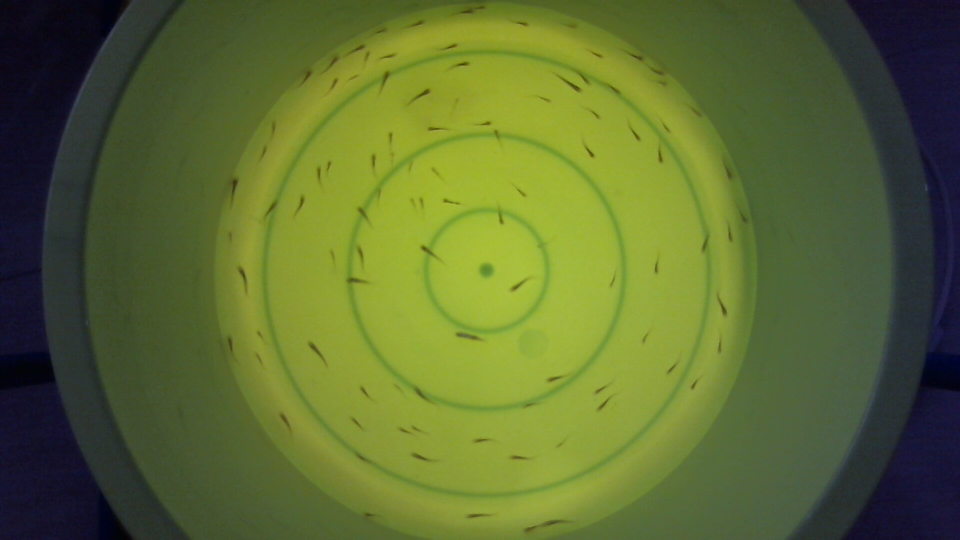
#> input picture IMAGES/100/my_photo-1.jpg, 1920 x 1080 px (shown at 1/2 size); its folder holds 4 pictures in this run
$ jupyter execute --allow-errors FC_GSC_BestFit.ipynb
#> lines starting #> are read from the running program, lines starting #| are printed output that depends on the picture; after the words box and inside, x2 and y2 are one past the last pixel; in counts of white or black regions, pixels touching at a corner belong together; pictures that were not available may be replaced by others from this repository, and a replacement may not be noted
# Fry Counter Grid Search Contours (FC_GSC_BestFit)

[cell 1]
import cv2 as cv
import numpy as np
import os
import pandas as pd

[cell 2]
# Function for opening image
def get_img(img_path, grayscale=True):
#> called with img_path = '../IMAGES/100/my_photo-1.jpg', grayscale = True
    img = cv.imread(img_path)
#> img is the input picture: shape (1080, 1920, 3); mean B, G, R 49.3, 107.5, 93.1
    if grayscale:
        return cv.cvtColor(img, cv.COLOR_BGR2GRAY)
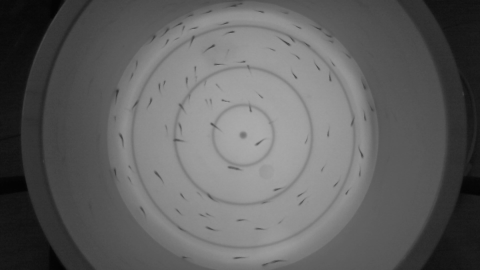
#> returned value: shape (1080, 1920) (shown at 1/4 size); min 0, max 179, mean 96.5
    return img

[cell 3]
# Function for cropping image
def crop_img(img):
    img_centerX = img.shape[1] // 2
    img_centerY = img.shape[0] // 2

    # Initialize mask to use
    mask = np.zeros(img.shape, dtype=np.uint8)

    # Crop the image
    region_to_cut = cv.ellipse(mask, (img_centerX, img_centerY), (547, 547), 0, 0, 360, 255, -1)
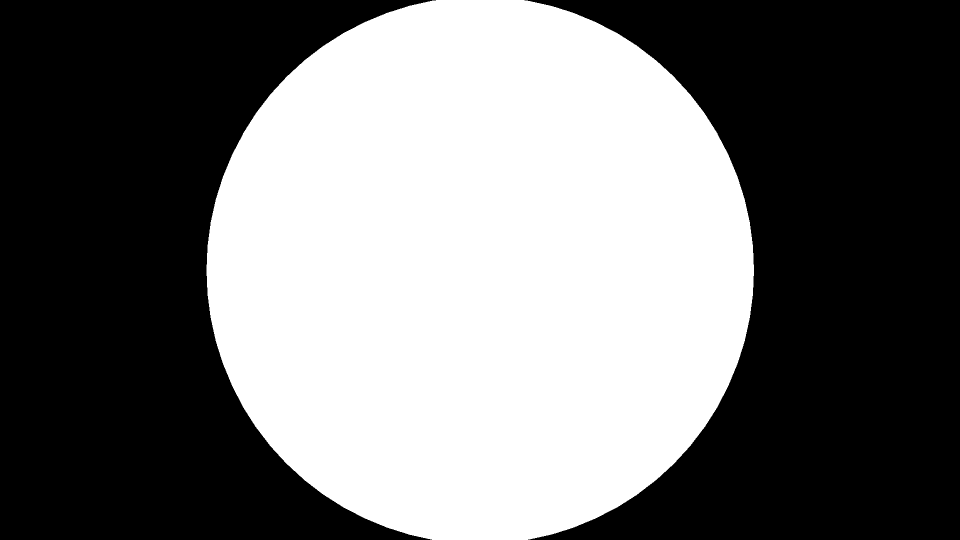
#> mask: shape (1080, 1920) (shown at 1/2 size); 45.3% white; 1 white region, box (x1, y1, x2, y2) and area: (413, 0, 1508, 1080) 938950
    cropped_img = cv.bitwise_or(img, img, mask=region_to_cut)
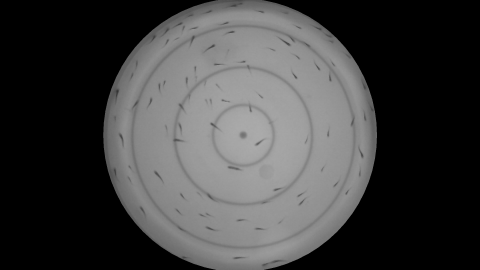
#> cropped_img: shape (1080, 1920) (shown at 1/4 size); min 0, max 179, mean 63.1
    return cropped_img[:, img_centerX-600:img_centerX+600]
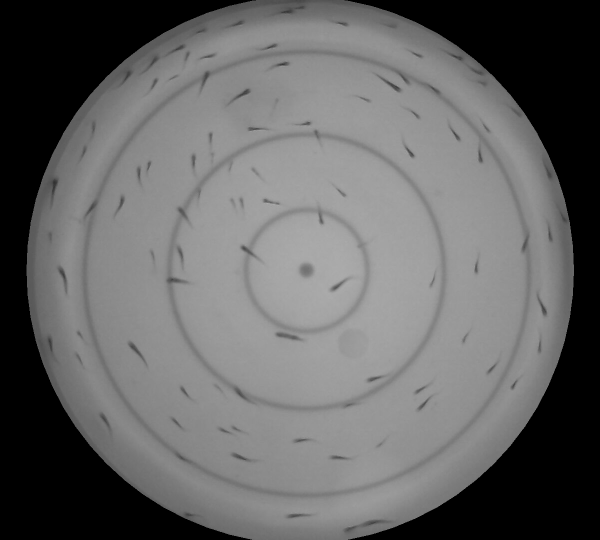
#> returned value: shape (1080, 1200) (shown at 1/2 size); min 0, max 179, mean 100.9

[cell 4]
# Gaussian Blur Function
def gaussian_blur(img, kernel_a, kernel_b):
#> called with kernel_a = 9, kernel_b = 9
    return cv.GaussianBlur(img, (kernel_a, kernel_b), 0)

[cell 5]
# Remove the background from the fry image
def img_diff(img, bg_img):
    return cv.absdiff(img, bg_img)

[cell 6]
# Image Segmentation Using Thresholding Function
def threshold_img(diff_img, type='OTSU', block=0, c=0):
#> called with type = 'OTSU', block = 0, c = 0
    if type == 'OTSU':
        _, thresh_img = cv.threshold(diff_img, 0, 255, cv.THRESH_BINARY + cv.THRESH_OTSU)
        return thresh_img
    else:
        return cv.adaptiveThreshold(diff_img, 255, cv.ADAPTIVE_THRESH_GAUSSIAN_C, cv.THRESH_OTSU, block, c)

[cell 7]
# Histogram Counter
# [5 lines left out: function histogram_counter, not called in this run]

[cell 8]
# Countour Detection
def contour_detection(thres_img):
    contours, _ = cv.findContours(thres_img, cv.RETR_TREE, cv.CHAIN_APPROX_SIMPLE)
#> contours = 892 contours, 817 with area under 20; largest, box (x1, y1, x2, y2) and area: (1067, 263, 1151, 824) 3087, (50, 279, 131, 823) 2854, (694, 984, 919, 1080) 1726, (274, 982, 507, 1080) 1458, (282, 0, 510, 97) 1441
#> `contours_val = np.append(contours_val, len(contours))`: contours_val = [892]
#> `diff_to_100 = np.abs(np.mean(contours_val) - 100)`: diff_to_100 = 270.2
#> `accuracy = ((100 - diff_to_100) / 100 ) * 100`: accuracy = -170.2
#> `df_100 = pd.concat([df_100, pd.DataFrame([[100, 100, f'bg_img{bg_num}'..`: df_100 = table of 1 rows and 4 columns
    return contours

## Finding the best fit for the Fry Counter Grid Search Contours

[cell 9]
# Initialize Best Kernels Based on Grid Searches
kernel_img_100, kernel_bg_100 = (9, 9), (5, 13)
kernel_img_200, kernel_bg_200 = (13, 5), (7, 3)
kernel_img_300, kernel_bg_300 = (5, 5), (5, 11)
kernel_img_400, kernel_bg_400 = (11, 11), (9, 3)

[cell 10]
# Path to the images (100)
path = '../IMAGES/100/'
list_images_100 = [f for f in os.listdir(path) if f.startswith('my_photo')]
list_paths_100 = [path + f for f in list_images_100]

# Path to the images (200)
path = '../IMAGES/200/'
list_images_200 = [f for f in os.listdir(path) if f.startswith('my_photo')]
list_paths_200 = [path + f for f in list_images_200]


# Path to the images (300)
path = '../IMAGES/300/'
list_images_300 = [f for f in os.listdir(path) if f.startswith('my_photo')]
list_paths_300 = [path + f for f in list_images_300]


# Path to the images (400)
path = '../IMAGES/400/'
list_images_400 = [f for f in os.listdir(path) if f.startswith('my_photo')]
list_paths_400 = [path + f for f in list_images_400]

[cell 11]
# Testing for kernel 100
df_100 = pd.DataFrame(columns=['Kernel Used', 'Actual Count', 'BG Used', 'Accuracy'])

#> (the rest of this cell did not finish here and is left out)

[cell 12]
# Testing for kernel 200
df_200 = pd.DataFrame(columns=['Kernel Used', 'Actual Count', 'BG Used', 'Accuracy'])
#> df_200 = table of 0 rows and 4 columns

#> (the rest of this cell did not finish here and is left out)

        bg_img = gaussian_blur(bg_img, kernel_bg_200[0], kernel_bg_200[1])
        # Image Difference
        diff_img = img_diff(img, bg_img)
#> in img_diff (call 13), `return cv.absdiff(img, bg_img)`:
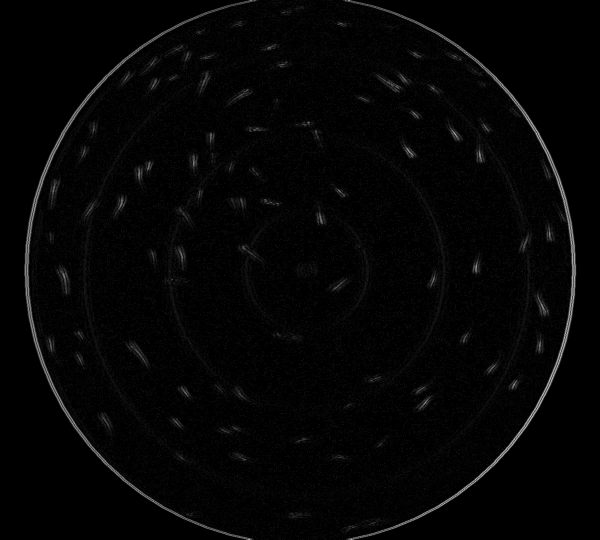
#> returned value: shape (1080, 1200) (shown at 1/2 size); min 0, max 18, mean 0.328; drawn with min black and max white
        # OTSU Thresholding
        thres_img = threshold_img(diff_img)
#> in threshold_img (call 13), `_, thresh_img = cv.threshold(diff_img, 0, 255, cv.THRESH_BINARY + cv.T..`:
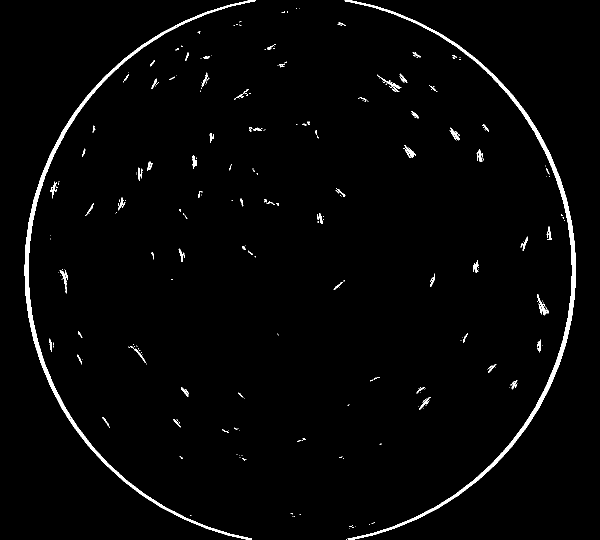
#> thresh_img: shape (1080, 1200) (shown at 1/2 size); 1.9% white; 313 white regions (231 under 20 px)
        # Contour Detection
        contours = contour_detection(thres_img)
#> in contour_detection (call 13), `contours, _ = cv.findContours(thres_img, cv.RETR_TREE, cv.CHAIN_APPROX..`: contours = 1018 contours, 964 with area under 20; largest, box (x1, y1, x2, y2) and area: (689, 0, 1152, 1080) 8649, (49, 0, 512, 1080) 8135, (809, 290, 832, 316) 158, (900, 255, 919, 281) 140, (754, 149, 803, 184) 135
#> `contours_val = np.append(contours_val, len(contours))`: contours_val = [1018]
#> `diff_to_100 = np.abs(np.mean(contours_val) - 100)`: diff_to_100 = 310
#> `accuracy = ((100 - diff_to_100) / 100 ) * 100`: accuracy = -210
#> `df_200 = pd.concat([df_200, pd.DataFrame([[200, 100, f'bg_img{bg_num}'..`: df_200 = table of 1 rows and 4 columns
        contours_val = np.append(contours_val, len(contours))
    # Accuracy measures how close is the mean contours to 100
    diff_to_100 = np.abs(np.mean(contours_val) - 100)
    accuracy = ((100 - diff_to_100) / 100 ) * 100
    # pd concat to add the accuracy to the dataframe
    df_200 = pd.concat([df_200, pd.DataFrame([[200, 100, f'bg_img{bg_num}', accuracy]], columns=['Kernel Used', 'Actual Count', 'BG Used', 'Accuracy'])])

for bg_num in [100, 200, 300, 400]:
    contours_val = np.array([])
    for img_path in list_paths_200:
        img = get_img(img_path)
        bg_img = get_img(f'../IMAGES/{bg_num}/background.jpg')
        # Crop the image
        img = crop_img(img)
        bg_img = crop_img(bg_img)
        # Gaussian Blur
        img = gaussian_blur(img, kernel_img_200[0], kernel_img_200[1])
        bg_img = gaussian_blur(bg_img, kernel_bg_200[0], kernel_bg_200[1])
        # Image Difference
        diff_img = img_diff(img, bg_img)
        # OTSU Thresholding
        thres_img = threshold_img(diff_img)
        # Contour Detection
        contours = contour_detection(thres_img)
        contours_val = np.append(contours_val, len(contours))
    # Accuracy measures how close is the mean contours to 100
    diff_to_200 = np.abs(np.mean(contours_val) - 200)
    accuracy = ((200 - diff_to_200) / 200 ) * 100
    # pd concat to add the accuracy to the dataframe
    df_200 = pd.concat([df_200, pd.DataFrame([[200, 200, f'bg_img{bg_num}', accuracy]], columns=['Kernel Used', 'Actual Count', 'BG Used', 'Accuracy'])])


for bg_num in [100, 200, 300, 400]:
    contours_val = np.array([])
    for img_path in list_paths_300:
        img = get_img(img_path)
        bg_img = get_img(f'../IMAGES/{bg_num}/background.jpg')
        # Crop the image
        img = crop_img(img)
        bg_img = crop_img(bg_img)
        # Gaussian Blur
        img = gaussian_blur(img, kernel_img_200[0], kernel_img_200[1])
        bg_img = gaussian_blur(bg_img, kernel_bg_200[0], kernel_bg_200[1])
        # Image Difference
        diff_img = img_diff(img, bg_img)
        # OTSU Thresholding
        thres_img = threshold_img(diff_img)
        # Contour Detection
        contours = contour_detection(thres_img)
        contours_val = np.append(contours_val, len(contours))
    # Accuracy measures how close is the mean contours to 100
    diff_to_300 = np.abs(np.mean(contours_val) - 300)
    accuracy = ((300 - diff_to_300) / 300 ) * 100
    # pd concat to add the accuracy to the dataframe
    df_200 = pd.concat([df_200, pd.DataFrame([[200, 300, f'bg_img{bg_num}', accuracy]], columns=['Kernel Used', 'Actual Count', 'BG Used', 'Accuracy'])])


for bg_num in [100, 200, 300, 400]:
    contours_val = np.array([])
    for img_path in list_paths_400:
        img = get_img(img_path)
        bg_img = get_img(f'../IMAGES/{bg_num}/background.jpg')
        # Crop the image
        img = crop_img(img)
        bg_img = crop_img(bg_img)
        # Gaussian Blur
        img = gaussian_blur(img, kernel_img_200[0], kernel_img_200[1])
        bg_img = gaussian_blur(bg_img, kernel_bg_200[0], kernel_bg_200[1])
        # Image Difference
        diff_img = img_diff(img, bg_img)
        # OTSU Thresholding
        thres_img = threshold_img(diff_img)
        # Contour Detection
        contours = contour_detection(thres_img)
        contours_val = np.append(contours_val, len(contours))
    # Accuracy measures how close is the mean contours to 100
    diff_to_400 = np.abs(np.mean(contours_val) - 400)
    accuracy = ((400 - diff_to_400) / 400 ) * 100
    # pd concat to add the accuracy to the dataframe
    df_200 = pd.concat([df_200, pd.DataFrame([[200, 400, f'bg_img{bg_num}', accuracy]], columns=['Kernel Used', 'Actual Count', 'BG Used', 'Accuracy'])])


df_200

[cell 13]
# Testing for kernel 300
df_300 = pd.DataFrame(columns=['Kernel Used', 'Actual Count', 'BG Used', 'Accuracy'])
#> df_300 = table of 0 rows and 4 columns

#> (the rest of this cell did not finish here and is left out)

        # OTSU Thresholding
        thres_img = threshold_img(diff_img)
#> in threshold_img (call 25), `_, thresh_img = cv.threshold(diff_img, 0, 255, cv.THRESH_BINARY + cv.T..`:
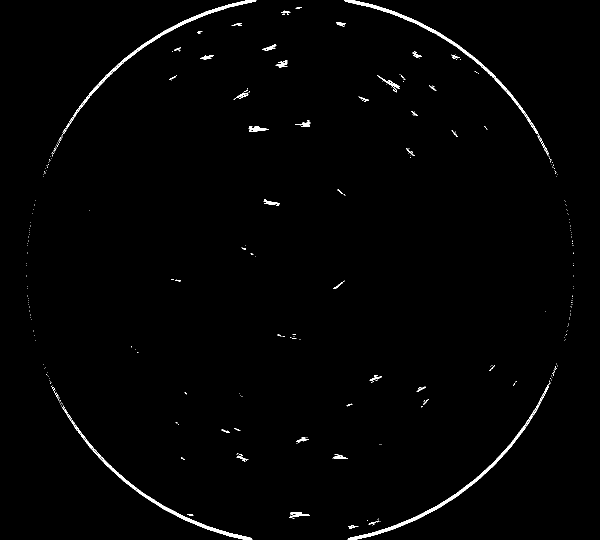
#> thresh_img: shape (1080, 1200) (shown at 1/2 size); 1% white in thin lines or dots
        # Contour Detection
        contours = contour_detection(thres_img)
#> in contour_detection (call 25), `contours, _ = cv.findContours(thres_img, cv.RETR_TREE, cv.CHAIN_APPROX..`: contours = 1040 contours, 999 with area under 20; largest, box (x1, y1, x2, y2) and area: (695, 768, 1098, 1080) 2504, (688, 0, 1076, 268) 2234, (124, 814, 505, 1080) 2146, (132, 0, 513, 258) 2123, (754, 150, 800, 181) 138
#> `contours_val = np.append(contours_val, len(contours))`: contours_val = [1040]
#> `diff_to_100 = np.abs(np.mean(contours_val) - 100)`: diff_to_100 = 389.2
#> `accuracy = ((100 - diff_to_100) / 100 ) * 100`: accuracy = -289.2
#> `df_300 = pd.concat([df_300, pd.DataFrame([[300, 100, f'bg_img{bg_num}'..`: df_300 = table of 1 rows and 4 columns
        contours_val = np.append(contours_val, len(contours))
    # Accuracy measures how close is the mean contours to 100
    diff_to_100 = np.abs(np.mean(contours_val) - 100)
    accuracy = ((100 - diff_to_100) / 100 ) * 100
    # pd concat to add the accuracy to the dataframe
    df_300 = pd.concat([df_300, pd.DataFrame([[300, 100, f'bg_img{bg_num}', accuracy]], columns=['Kernel Used', 'Actual Count', 'BG Used', 'Accuracy'])])

for bg_num in [100, 200, 300, 400]:
    contours_val = np.array([])
    for img_path in list_paths_200:
        img = get_img(img_path)
        bg_img = get_img(f'../IMAGES/{bg_num}/background.jpg')
        # Crop the image
        img = crop_img(img)
        bg_img = crop_img(bg_img)
        # Gaussian Blur
        img = gaussian_blur(img, kernel_img_300[0], kernel_img_300[1])
        bg_img = gaussian_blur(bg_img, kernel_bg_300[0], kernel_bg_300[1])
        # Image Difference
        diff_img = img_diff(img, bg_img)
        # OTSU Thresholding
        thres_img = threshold_img(diff_img)
        # Contour Detection
        contours = contour_detection(thres_img)
        contours_val = np.append(contours_val, len(contours))
    # Accuracy measures how close is the mean contours to 100
    diff_to_200 = np.abs(np.mean(contours_val) - 200)
    accuracy = ((200 - diff_to_200) / 200 ) * 100
    # pd concat to add the accuracy to the dataframe
    df_300 = pd.concat([df_300, pd.DataFrame([[300, 200, f'bg_img{bg_num}', accuracy]], columns=['Kernel Used', 'Actual Count', 'BG Used', 'Accuracy'])])


for bg_num in [100, 200, 300, 400]:
    contours_val = np.array([])
    for img_path in list_paths_300:
        img = get_img(img_path)
        bg_img = get_img(f'../IMAGES/{bg_num}/background.jpg')
        # Crop the image
        img = crop_img(img)
        bg_img = crop_img(bg_img)
        # Gaussian Blur
        img = gaussian_blur(img, kernel_img_300[0], kernel_img_300[1])
        bg_img = gaussian_blur(bg_img, kernel_bg_300[0], kernel_bg_300[1])
        # Image Difference
        diff_img = img_diff(img, bg_img)
        # OTSU Thresholding
        thres_img = threshold_img(diff_img)
        # Contour Detection
        contours = contour_detection(thres_img)
        contours_val = np.append(contours_val, len(contours))
    # Accuracy measures how close is the mean contours to 100
    diff_to_300 = np.abs(np.mean(contours_val) - 300)
    accuracy = ((300 - diff_to_300) / 300 ) * 100
    # pd concat to add the accuracy to the dataframe
    df_300 = pd.concat([df_300, pd.DataFrame([[300, 300, f'bg_img{bg_num}', accuracy]], columns=['Kernel Used', 'Actual Count', 'BG Used', 'Accuracy'])])


for bg_num in [100, 200, 300, 400]:
    contours_val = np.array([])
    for img_path in list_paths_400:
        img = get_img(img_path)
        bg_img = get_img(f'../IMAGES/{bg_num}/background.jpg')
        # Crop the image
        img = crop_img(img)
        bg_img = crop_img(bg_img)
        # Gaussian Blur
        img = gaussian_blur(img, kernel_img_300[0], kernel_img_300[1])
        bg_img = gaussian_blur(bg_img, kernel_bg_300[0], kernel_bg_300[1])
        # Image Difference
        diff_img = img_diff(img, bg_img)
        # OTSU Thresholding
        thres_img = threshold_img(diff_img)
        # Contour Detection
        contours = contour_detection(thres_img)
        contours_val = np.append(contours_val, len(contours))
    # Accuracy measures how close is the mean contours to 100
    diff_to_400 = np.abs(np.mean(contours_val) - 400)
    accuracy = ((400 - diff_to_400) / 400 ) * 100
    # pd concat to add the accuracy to the dataframe
    df_300 = pd.concat([df_300, pd.DataFrame([[300, 400, f'bg_img{bg_num}', accuracy]], columns=['Kernel Used', 'Actual Count', 'BG Used', 'Accuracy'])])


df_300

[cell 14]
# Testing for kernel 400
df_400 = pd.DataFrame(columns=['Kernel Used', 'Actual Count', 'BG Used', 'Accuracy'])
#> df_400 = table of 0 rows and 4 columns

#> (the rest of this cell did not finish here and is left out)

        # OTSU Thresholding
        thres_img = threshold_img(diff_img)
#> in threshold_img (call 37), `_, thresh_img = cv.threshold(diff_img, 0, 255, cv.THRESH_BINARY + cv.T..`:
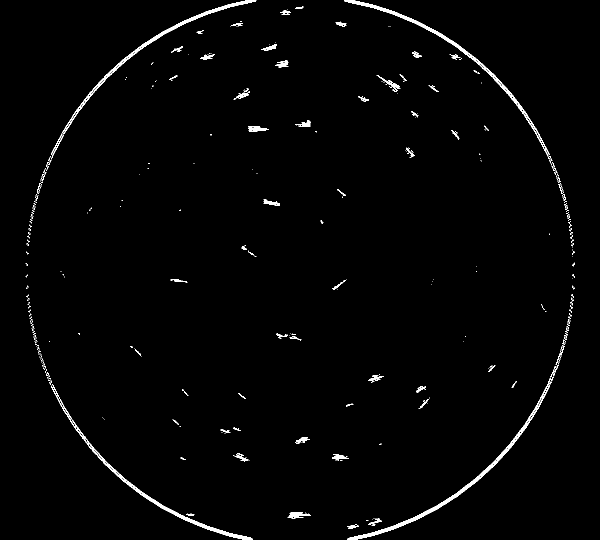
#> thresh_img: shape (1080, 1200) (shown at 1/2 size); 1.4% white in thin lines or dots
        # Contour Detection
        contours = contour_detection(thres_img)
#> in contour_detection (call 37), `contours, _ = cv.findContours(thres_img, cv.RETR_TREE, cv.CHAIN_APPROX..`: contours = 1108 contours, 1039 with area under 20; largest, box (x1, y1, x2, y2) and area: (694, 768, 1100, 1080) 3056, (688, 0, 1099, 313) 2610, (102, 771, 506, 1080) 2506, (124, 0, 513, 268) 2464, (753, 150, 801, 182) 199
#> `contours_val = np.append(contours_val, len(contours))`: contours_val = [1108]
#> `diff_to_100 = np.abs(np.mean(contours_val) - 100)`: diff_to_100 = 396.8
#> `accuracy = ((100 - diff_to_100) / 100 ) * 100`: accuracy = -296.8
#> `df_400 = pd.concat([df_400, pd.DataFrame([[400, 100, f'bg_img{bg_num}'..`: df_400 = table of 1 rows and 4 columns
        contours_val = np.append(contours_val, len(contours))
    # Accuracy measures how close is the mean contours to 100
    diff_to_100 = np.abs(np.mean(contours_val) - 100)
    accuracy = ((100 - diff_to_100) / 100 ) * 100
    # pd concat to add the accuracy to the dataframe
    df_400 = pd.concat([df_400, pd.DataFrame([[400, 100, f'bg_img{bg_num}', accuracy]], columns=['Kernel Used', 'Actual Count', 'BG Used', 'Accuracy'])])

for bg_num in [100, 200, 300, 400]:
    contours_val = np.array([])
    for img_path in list_paths_200:
        img = get_img(img_path)
        bg_img = get_img(f'../IMAGES/{bg_num}/background.jpg')
        # Crop the image
        img = crop_img(img)
        bg_img = crop_img(bg_img)
        # Gaussian Blur
        img = gaussian_blur(img, kernel_img_400[0], kernel_img_400[1])
        bg_img = gaussian_blur(bg_img, kernel_bg_400[0], kernel_bg_400[1])
        # Image Difference
        diff_img = img_diff(img, bg_img)
        # OTSU Thresholding
        thres_img = threshold_img(diff_img)
        # Contour Detection
        contours = contour_detection(thres_img)
        contours_val = np.append(contours_val, len(contours))
    # Accuracy measures how close is the mean contours to 100
    diff_to_200 = np.abs(np.mean(contours_val) - 200)
    accuracy = ((200 - diff_to_200) / 200 ) * 100
    # pd concat to add the accuracy to the dataframe
    df_400 = pd.concat([df_400, pd.DataFrame([[400, 200, f'bg_img{bg_num}', accuracy]], columns=['Kernel Used', 'Actual Count', 'BG Used', 'Accuracy'])])


for bg_num in [100, 200, 300, 400]:
    contours_val = np.array([])
    for img_path in list_paths_300:
        img = get_img(img_path)
        bg_img = get_img(f'../IMAGES/{bg_num}/background.jpg')
        # Crop the image
        img = crop_img(img)
        bg_img = crop_img(bg_img)
        # Gaussian Blur
        img = gaussian_blur(img, kernel_img_400[0], kernel_img_400[1])
        bg_img = gaussian_blur(bg_img, kernel_bg_400[0], kernel_bg_400[1])
        # Image Difference
        diff_img = img_diff(img, bg_img)
        # OTSU Thresholding
        thres_img = threshold_img(diff_img)
        # Contour Detection
        contours = contour_detection(thres_img)
        contours_val = np.append(contours_val, len(contours))
    # Accuracy measures how close is the mean contours to 100
    diff_to_300 = np.abs(np.mean(contours_val) - 300)
    accuracy = ((300 - diff_to_300) / 300 ) * 100
    # pd concat to add the accuracy to the dataframe
    df_400 = pd.concat([df_400, pd.DataFrame([[400, 300, f'bg_img{bg_num}', accuracy]], columns=['Kernel Used', 'Actual Count', 'BG Used', 'Accuracy'])])


for bg_num in [100, 200, 300, 400]:
    contours_val = np.array([])
    for img_path in list_paths_400:
        img = get_img(img_path)
        bg_img = get_img(f'../IMAGES/{bg_num}/background.jpg')
        # Crop the image
        img = crop_img(img)
        bg_img = crop_img(bg_img)
        # Gaussian Blur
        img = gaussian_blur(img, kernel_img_400[0], kernel_img_400[1])
        bg_img = gaussian_blur(bg_img, kernel_bg_400[0], kernel_bg_400[1])
        # Image Difference
        diff_img = img_diff(img, bg_img)
        # OTSU Thresholding
        thres_img = threshold_img(diff_img)
        # Contour Detection
        contours = contour_detection(thres_img)
        contours_val = np.append(contours_val, len(contours))
    # Accuracy measures how close is the mean contours to 100
    diff_to_400 = np.abs(np.mean(contours_val) - 400)
    accuracy = ((400 - diff_to_400) / 400 ) * 100
    # pd concat to add the accuracy to the dataframe
    df_400 = pd.concat([df_400, pd.DataFrame([[400, 400, f'bg_img{bg_num}', accuracy]], columns=['Kernel Used', 'Actual Count', 'BG Used', 'Accuracy'])])


df_400

[cell 15]
# Combine all dataframes
df = pd.concat([df_100, df_200, df_300, df_400])
#> df = table of 12 rows and 4 columns
df = df[df['Accuracy'] >= 90].sort_values(by='Accuracy', ascending=False).reset_index(drop=True)
#> df = table of 0 rows and 4 columns
df
#> Out = table of 0 rows and 4 columns
